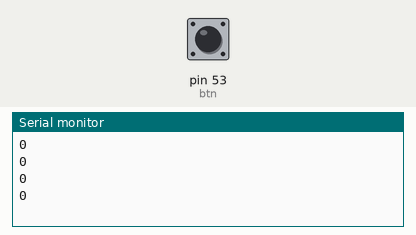
Recording of a sketch running on a simulated Arduino Mega 2560, built with avr-gcc and run on an emulated ATmega2560. On the bench: the last lines printed to the serial monitor. The test bench sets the inputs (shaded band); at power-on: pin 53 (btn) HIGH.

Above: at 2.3 s.
2.4 s: pin 53 (btn) pulled LOW for 0.65 s
At 2.9 s:
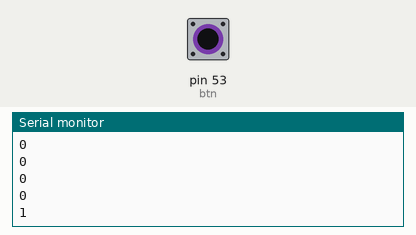
4.5 s: pin 53 (btn) pulled LOW for 1 s
At 4.9 s:
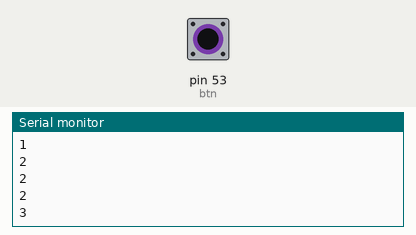
7.0 s: pin 53 (btn) pulled LOW for 0.65 s
At 7.4 s:
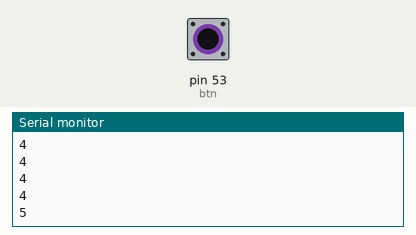
Timing chart, 0 to 10.0 s (numbered marks = the images above; inputs shaded):
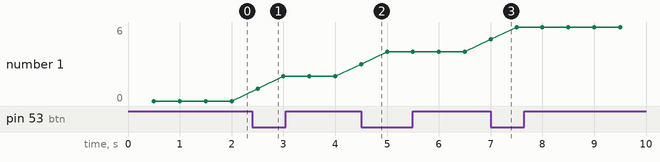

The sketch:

btnContador.ino
```cpp
int btn = 53;
int cont;
int st = 0;
void setup() {
  // put your setup code here, to run once:
  Serial.begin(9600);
  pinMode(btn, INPUT);
  cont =0;
}

void loop() {
  // put your main code here, to run repeatedly:
  delay(500);
  st = digitalRead(btn);
  if(st == LOW){
    cont++;
  }

  Serial.println(cont);
}
```

Measured:
- after the input at 2.4 s, the serial monitor: prints a new line after 0.10 s (image 1)
- after the input at 4.5 s, the serial monitor: prints a new line at once (image 2)
- after the input at 7.0 s, the serial monitor: prints a new line at once (image 3)
- plotted number 1: 0 → 2 after the input at 2.4 s, 2 → 4 after the input at 4.5 s, 4 → 6 after the input at 7.0 s
